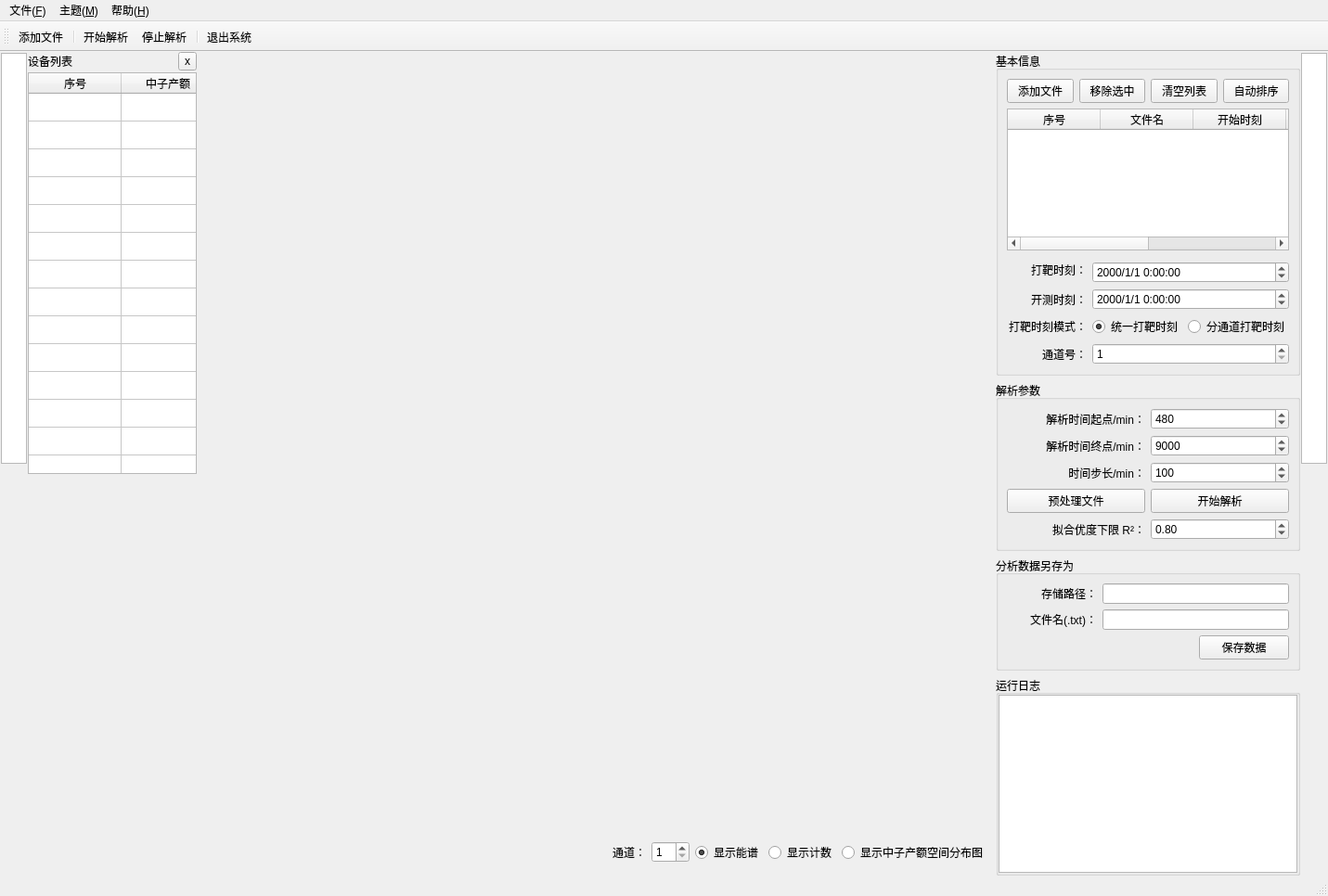
<?xml version="1.0" encoding="UTF-8"?>
<ui version="4.0">
 <class>NeutronYieldStatisticsWindow</class>
 <widget class="QMainWindow" name="NeutronYieldStatisticsWindow">
  <property name="geometry">
   <rect>
    <x>0</x>
    <y>0</y>
    <width>1431</width>
    <height>966</height>
   </rect>
  </property>
  <property name="windowTitle">
   <string>溴化镧配套软件离线数据分析-中子产额统计</string>
  </property>
  <widget class="QWidget" name="centralwidget">
   <layout class="QHBoxLayout" name="horizontalLayout_2">
    <property name="spacing">
     <number>0</number>
    </property>
    <property name="leftMargin">
     <number>0</number>
    </property>
    <property name="topMargin">
     <number>0</number>
    </property>
    <property name="rightMargin">
     <number>0</number>
    </property>
    <property name="bottomMargin">
     <number>0</number>
    </property>
    <item>
     <widget class="QWidget" name="leftSidewidget" native="true">
      <property name="sizePolicy">
       <sizepolicy hsizetype="Fixed" vsizetype="Expanding">
        <horstretch>0</horstretch>
        <verstretch>0</verstretch>
       </sizepolicy>
      </property>
      <property name="maximumSize">
       <size>
        <width>30</width>
        <height>16777215</height>
       </size>
      </property>
      <layout class="QVBoxLayout" name="verticalLayout">
       <property name="spacing">
        <number>1</number>
       </property>
       <property name="leftMargin">
        <number>1</number>
       </property>
       <property name="topMargin">
        <number>1</number>
       </property>
       <property name="rightMargin">
        <number>1</number>
       </property>
       <property name="bottomMargin">
        <number>1</number>
       </property>
       <item>
        <widget class="QGraphicsView" name="graphicsView">
         <property name="sizePolicy">
          <sizepolicy hsizetype="Expanding" vsizetype="Expanding">
           <horstretch>0</horstretch>
           <verstretch>0</verstretch>
          </sizepolicy>
         </property>
         <property name="alignment">
          <set>Qt::AlignLeading|Qt::AlignLeft|Qt::AlignTop</set>
         </property>
        </widget>
       </item>
       <item>
        <spacer name="verticalSpacer">
         <property name="orientation">
          <enum>Qt::Vertical</enum>
         </property>
         <property name="sizeHint" stdset="0">
          <size>
           <width>20</width>
           <height>40</height>
          </size>
         </property>
        </spacer>
       </item>
      </layout>
     </widget>
    </item>
    <item>
     <widget class="QStackedWidget" name="leftStackedWidget">
      <property name="sizePolicy">
       <sizepolicy hsizetype="Preferred" vsizetype="Preferred">
        <horstretch>0</horstretch>
        <verstretch>0</verstretch>
       </sizepolicy>
      </property>
      <property name="currentIndex">
       <number>0</number>
      </property>
      <widget class="QWidget" name="detectorStatusWidget">
       <property name="sizePolicy">
        <sizepolicy hsizetype="Preferred" vsizetype="Preferred">
         <horstretch>0</horstretch>
         <verstretch>0</verstretch>
        </sizepolicy>
       </property>
       <layout class="QVBoxLayout" name="verticalLayout_5">
        <property name="spacing">
         <number>2</number>
        </property>
        <property name="leftMargin">
         <number>0</number>
        </property>
        <property name="topMargin">
         <number>0</number>
        </property>
        <property name="rightMargin">
         <number>0</number>
        </property>
        <property name="bottomMargin">
         <number>0</number>
        </property>
        <item>
         <layout class="QHBoxLayout" name="horizontalLayout_6">
          <item>
           <widget class="QLabel" name="label_4">
            <property name="sizePolicy">
             <sizepolicy hsizetype="Minimum" vsizetype="Preferred">
              <horstretch>0</horstretch>
              <verstretch>0</verstretch>
             </sizepolicy>
            </property>
            <property name="text">
             <string>设备列表</string>
            </property>
           </widget>
          </item>
          <item>
           <widget class="QToolButton" name="toolButton_closeDetectorStatusWidget">
            <property name="sizePolicy">
             <sizepolicy hsizetype="Fixed" vsizetype="Fixed">
              <horstretch>0</horstretch>
              <verstretch>0</verstretch>
             </sizepolicy>
            </property>
            <property name="maximumSize">
             <size>
              <width>20</width>
              <height>20</height>
             </size>
            </property>
            <property name="text">
             <string notr="true">x</string>
            </property>
            <property name="iconSize">
             <size>
              <width>16</width>
              <height>16</height>
             </size>
            </property>
           </widget>
          </item>
         </layout>
        </item>
        <item>
         <widget class="QTableWidget" name="tableWidget">
          <property name="sizePolicy">
           <sizepolicy hsizetype="Preferred" vsizetype="Expanding">
            <horstretch>0</horstretch>
            <verstretch>0</verstretch>
           </sizepolicy>
          </property>
          <property name="verticalScrollBarPolicy">
           <enum>Qt::ScrollBarAlwaysOff</enum>
          </property>
          <property name="horizontalScrollBarPolicy">
           <enum>Qt::ScrollBarAlwaysOff</enum>
          </property>
          <property name="sizeAdjustPolicy">
           <enum>QAbstractScrollArea::AdjustIgnored</enum>
          </property>
          <property name="selectionMode">
           <enum>QAbstractItemView::ExtendedSelection</enum>
          </property>
          <property name="selectionBehavior">
           <enum>QAbstractItemView::SelectItems</enum>
          </property>
          <property name="showGrid">
           <bool>true</bool>
          </property>
          <property name="gridStyle">
           <enum>Qt::SolidLine</enum>
          </property>
          <attribute name="horizontalHeaderVisible">
           <bool>true</bool>
          </attribute>
          <attribute name="verticalHeaderVisible">
           <bool>false</bool>
          </attribute>
          <row>
           <property name="text">
            <string>谱仪#1</string>
           </property>
          </row>
          <row>
           <property name="text">
            <string>谱仪#2</string>
           </property>
          </row>
          <row>
           <property name="text">
            <string>谱仪#3</string>
           </property>
          </row>
          <row>
           <property name="text">
            <string>谱仪#4</string>
           </property>
          </row>
          <row>
           <property name="text">
            <string>谱仪#5</string>
           </property>
          </row>
          <row>
           <property name="text">
            <string>谱仪#6</string>
           </property>
          </row>
          <row>
           <property name="text">
            <string>谱仪#7</string>
           </property>
          </row>
          <row>
           <property name="text">
            <string>谱仪#8</string>
           </property>
          </row>
          <row>
           <property name="text">
            <string>谱仪#9</string>
           </property>
          </row>
          <row>
           <property name="text">
            <string>谱仪#10</string>
           </property>
          </row>
          <row>
           <property name="text">
            <string>谱仪#11</string>
           </property>
          </row>
          <row>
           <property name="text">
            <string>谱仪#12</string>
           </property>
          </row>
          <row>
           <property name="text">
            <string>谱仪#13</string>
           </property>
          </row>
          <row>
           <property name="text">
            <string>谱仪#14</string>
           </property>
          </row>
          <row>
           <property name="text">
            <string>谱仪#15</string>
           </property>
          </row>
          <row>
           <property name="text">
            <string>谱仪#16</string>
           </property>
          </row>
          <row>
           <property name="text">
            <string>谱仪#17</string>
           </property>
          </row>
          <row>
           <property name="text">
            <string>谱仪#18</string>
           </property>
          </row>
          <row>
           <property name="text">
            <string>谱仪#19</string>
           </property>
          </row>
          <row>
           <property name="text">
            <string>谱仪#20</string>
           </property>
          </row>
          <row>
           <property name="text">
            <string>谱仪#21</string>
           </property>
          </row>
          <row>
           <property name="text">
            <string>谱仪#22</string>
           </property>
          </row>
          <row>
           <property name="text">
            <string>谱仪#23</string>
           </property>
          </row>
          <row>
           <property name="text">
            <string>谱仪#24</string>
           </property>
          </row>
          <row>
           <property name="text">
            <string>新建行</string>
           </property>
          </row>
          <row>
           <property name="text">
            <string>谱仪#25</string>
           </property>
          </row>
          <row>
           <property name="text">
            <string>谱仪#26</string>
           </property>
          </row>
          <row>
           <property name="text">
            <string>谱仪#27</string>
           </property>
          </row>
          <row>
           <property name="text">
            <string>谱仪#28</string>
           </property>
          </row>
          <row>
           <property name="text">
            <string>谱仪#29</string>
           </property>
          </row>
          <row>
           <property name="text">
            <string>谱仪#30</string>
           </property>
          </row>
          <row>
           <property name="text">
            <string>谱仪#32</string>
           </property>
          </row>
          <column>
           <property name="text">
            <string>序号</string>
           </property>
          </column>
          <column>
           <property name="text">
            <string>中子产额</string>
           </property>
          </column>
          <column>
           <property name="text">
            <string>不确定度(%)</string>
           </property>
          </column>
          <column>
           <property name="text">
            <string>经度</string>
           </property>
          </column>
          <column>
           <property name="text">
            <string>纬度</string>
           </property>
          </column>
          <column>
           <property name="text">
            <string>初始计数(909keV)</string>
           </property>
          </column>
          <column>
           <property name="text">
            <string>能谱个数</string>
           </property>
          </column>
          <item row="0" column="1">
           <property name="text">
            <string/>
           </property>
           <property name="textAlignment">
            <set>AlignCenter</set>
           </property>
           <property name="flags">
            <set>ItemIsSelectable|ItemIsDragEnabled|ItemIsDropEnabled|ItemIsUserCheckable|ItemIsEnabled</set>
           </property>
          </item>
          <item row="1" column="1">
           <property name="text">
            <string/>
           </property>
           <property name="textAlignment">
            <set>AlignCenter</set>
           </property>
           <property name="flags">
            <set>ItemIsSelectable|ItemIsDragEnabled|ItemIsDropEnabled|ItemIsUserCheckable|ItemIsEnabled</set>
           </property>
          </item>
         </widget>
        </item>
        <item>
         <spacer name="verticalSpacer_2">
          <property name="orientation">
           <enum>Qt::Vertical</enum>
          </property>
          <property name="sizeHint" stdset="0">
           <size>
            <width>20</width>
            <height>258</height>
           </size>
          </property>
         </spacer>
        </item>
       </layout>
      </widget>
     </widget>
    </item>
    <item>
     <widget class="QWidget" name="centralHboxWidget" native="true">
      <property name="minimumSize">
       <size>
        <width>300</width>
        <height>0</height>
       </size>
      </property>
      <layout class="QVBoxLayout" name="verticalLayout_7">
       <property name="spacing">
        <number>0</number>
       </property>
       <property name="leftMargin">
        <number>0</number>
       </property>
       <property name="topMargin">
        <number>0</number>
       </property>
       <property name="rightMargin">
        <number>0</number>
       </property>
       <property name="bottomMargin">
        <number>0</number>
       </property>
       <item>
        <widget class="QStackedWidget" name="stackedWidget">
         <property name="currentIndex">
          <number>0</number>
         </property>
         <widget class="QWidget" name="page_spectrum">
          <layout class="QVBoxLayout" name="verticalLayout_3">
           <property name="spacing">
            <number>0</number>
           </property>
           <property name="leftMargin">
            <number>0</number>
           </property>
           <property name="topMargin">
            <number>0</number>
           </property>
           <property name="rightMargin">
            <number>0</number>
           </property>
           <property name="bottomMargin">
            <number>0</number>
           </property>
           <item>
            <widget class="QWidget" name="widget_flowLayoutContainer" native="true">
             <property name="sizePolicy">
              <sizepolicy hsizetype="Preferred" vsizetype="Fixed">
               <horstretch>0</horstretch>
               <verstretch>0</verstretch>
              </sizepolicy>
             </property>
            </widget>
           </item>
           <item>
            <widget class="QCustomPlot" name="spectorMeter_Spectrum" native="true"/>
           </item>
          </layout>
         </widget>
         <widget class="QWidget" name="page_count">
          <layout class="QGridLayout" name="gridLayout">
           <property name="leftMargin">
            <number>0</number>
           </property>
           <property name="topMargin">
            <number>0</number>
           </property>
           <property name="rightMargin">
            <number>0</number>
           </property>
           <property name="bottomMargin">
            <number>0</number>
           </property>
           <property name="spacing">
            <number>0</number>
           </property>
           <item row="0" column="0">
            <widget class="QCustomPlot" name="spectorMeter_Count" native="true"/>
           </item>
          </layout>
         </widget>
         <widget class="QWidget" name="page_yield">
          <layout class="QGridLayout" name="gridLayout_3">
           <property name="leftMargin">
            <number>0</number>
           </property>
           <property name="topMargin">
            <number>0</number>
           </property>
           <property name="rightMargin">
            <number>0</number>
           </property>
           <property name="bottomMargin">
            <number>0</number>
           </property>
           <property name="horizontalSpacing">
            <number>0</number>
           </property>
           <item row="0" column="0">
            <widget class="QWidget" name="yieldSpatialDistribution" native="true"/>
           </item>
          </layout>
         </widget>
        </widget>
       </item>
       <item>
        <widget class="QWidget" name="widget_pictureSetting" native="true">
         <property name="minimumSize">
          <size>
           <width>0</width>
           <height>50</height>
          </size>
         </property>
         <layout class="QHBoxLayout" name="horizontalLayout_3">
          <property name="leftMargin">
           <number>9</number>
          </property>
          <property name="topMargin">
           <number>0</number>
          </property>
          <property name="rightMargin">
           <number>9</number>
          </property>
          <property name="bottomMargin">
           <number>0</number>
          </property>
          <item>
           <spacer name="horizontalSpacer_3">
            <property name="orientation">
             <enum>Qt::Horizontal</enum>
            </property>
            <property name="sizeHint" stdset="0">
             <size>
              <width>514</width>
              <height>20</height>
             </size>
            </property>
           </spacer>
          </item>
          <item>
           <widget class="QLabel" name="label_pictureDet">
            <property name="text">
             <string>通道：</string>
            </property>
            <property name="alignment">
             <set>Qt::AlignRight|Qt::AlignTrailing|Qt::AlignVCenter</set>
            </property>
           </widget>
          </item>
          <item>
           <widget class="QSpinBox" name="spinBox_pictureDet">
            <property name="minimum">
             <number>1</number>
            </property>
            <property name="maximum">
             <number>32</number>
            </property>
            <property name="value">
             <number>1</number>
            </property>
           </widget>
          </item>
          <item>
           <widget class="QRadioButton" name="radioButton_spectrum">
            <property name="text">
             <string>显示能谱</string>
            </property>
            <property name="checked">
             <bool>true</bool>
            </property>
           </widget>
          </item>
          <item>
           <widget class="QRadioButton" name="radioButton_count">
            <property name="text">
             <string>显示计数</string>
            </property>
           </widget>
          </item>
          <item>
           <widget class="QRadioButton" name="radioButton_neutronYield">
            <property name="text">
             <string>显示中子产额空间分布图</string>
            </property>
           </widget>
          </item>
         </layout>
        </widget>
       </item>
      </layout>
     </widget>
    </item>
    <item>
     <widget class="QWidget" name="rightVboxWidget" native="true">
      <property name="minimumSize">
       <size>
        <width>300</width>
        <height>0</height>
       </size>
      </property>
      <layout class="QHBoxLayout" name="horizontalLayout_16">
       <property name="spacing">
        <number>0</number>
       </property>
       <property name="leftMargin">
        <number>0</number>
       </property>
       <property name="topMargin">
        <number>0</number>
       </property>
       <property name="rightMargin">
        <number>0</number>
       </property>
       <property name="bottomMargin">
        <number>0</number>
       </property>
       <item>
        <widget class="QWidget" name="labParametersWidget" native="true">
         <property name="sizePolicy">
          <sizepolicy hsizetype="Preferred" vsizetype="Preferred">
           <horstretch>0</horstretch>
           <verstretch>0</verstretch>
          </sizepolicy>
         </property>
         <layout class="QVBoxLayout" name="verticalLayout_4">
          <property name="leftMargin">
           <number>0</number>
          </property>
          <property name="topMargin">
           <number>0</number>
          </property>
          <property name="rightMargin">
           <number>0</number>
          </property>
          <property name="bottomMargin">
           <number>0</number>
          </property>
          <item>
           <widget class="QGroupBox" name="groupBox_2">
            <property name="sizePolicy">
             <sizepolicy hsizetype="Preferred" vsizetype="Preferred">
              <horstretch>0</horstretch>
              <verstretch>1</verstretch>
             </sizepolicy>
            </property>
            <property name="title">
             <string>基本信息</string>
            </property>
            <layout class="QVBoxLayout" name="verticalLayout_6">
             <item>
              <widget class="QWidget" name="widget_fileListToolbar" native="true">
               <layout class="QHBoxLayout" name="horizontalLayout_fileListToolbar">
                <property name="leftMargin">
                 <number>0</number>
                </property>
                <property name="topMargin">
                 <number>0</number>
                </property>
                <property name="rightMargin">
                 <number>0</number>
                </property>
                <property name="bottomMargin">
                 <number>0</number>
                </property>
                <item>
                 <widget class="QPushButton" name="bt_addFiles">
                  <property name="text">
                   <string>添加文件</string>
                  </property>
                 </widget>
                </item>
                <item>
                 <widget class="QPushButton" name="bt_removeFile">
                  <property name="text">
                   <string>移除选中</string>
                  </property>
                 </widget>
                </item>
                <item>
                 <widget class="QPushButton" name="bt_clearFiles">
                  <property name="text">
                   <string>清空列表</string>
                  </property>
                 </widget>
                </item>
                <item>
                 <widget class="QPushButton" name="btn_sort">
                  <property name="text">
                   <string>自动排序</string>
                  </property>
                 </widget>
                </item>
                <item>
                 <spacer name="horizontalSpacer_fileList">
                  <property name="orientation">
                   <enum>Qt::Horizontal</enum>
                  </property>
                  <property name="sizeHint" stdset="0">
                   <size>
                    <width>40</width>
                    <height>20</height>
                   </size>
                  </property>
                 </spacer>
                </item>
               </layout>
              </widget>
             </item>
             <item>
              <widget class="QTableWidget" name="tableWidget_fileList">
               <property name="sizePolicy">
                <sizepolicy hsizetype="Preferred" vsizetype="Expanding">
                 <horstretch>0</horstretch>
                 <verstretch>1</verstretch>
                </sizepolicy>
               </property>
               <property name="minimumSize">
                <size>
                 <width>0</width>
                 <height>80</height>
                </size>
               </property>
               <property name="editTriggers">
                <set>QAbstractItemView::NoEditTriggers</set>
               </property>
               <property name="selectionMode">
                <enum>QAbstractItemView::SingleSelection</enum>
               </property>
               <property name="selectionBehavior">
                <enum>QAbstractItemView::SelectRows</enum>
               </property>
               <property name="showGrid">
                <bool>true</bool>
               </property>
               <property name="columnCount">
                <number>6</number>
               </property>
               <attribute name="horizontalHeaderStretchLastSection">
                <bool>true</bool>
               </attribute>
               <column>
                <property name="text">
                 <string>序号</string>
                </property>
               </column>
               <column>
                <property name="text">
                 <string>文件名</string>
                </property>
               </column>
               <column>
                <property name="text">
                 <string>开始时刻</string>
                </property>
               </column>
               <column>
                <property name="text">
                 <string>时长(s)</string>
                </property>
               </column>
               <column>
                <property name="text">
                 <string>能谱数</string>
                </property>
               </column>
               <column>
                <property name="text">
                 <string>与上段间隔</string>
                </property>
               </column>
              </widget>
             </item>
             <item>
              <widget class="QWidget" name="widget_4" native="true">
               <property name="minimumSize">
                <size>
                 <width>0</width>
                 <height>30</height>
                </size>
               </property>
               <layout class="QGridLayout" name="gridLayout_2">
                <property name="leftMargin">
                 <number>0</number>
                </property>
                <property name="topMargin">
                 <number>0</number>
                </property>
                <property name="rightMargin">
                 <number>0</number>
                </property>
                <property name="bottomMargin">
                 <number>0</number>
                </property>
                <item row="0" column="0" rowspan="2">
                 <widget class="QLabel" name="label_7">
                  <property name="text">
                   <string>打靶时刻：</string>
                  </property>
                  <property name="alignment">
                   <set>Qt::AlignRight|Qt::AlignTrailing|Qt::AlignVCenter</set>
                  </property>
                 </widget>
                </item>
                <item row="4" column="1">
                 <widget class="QSpinBox" name="spinBox_channelId">
                  <property name="minimum">
                   <number>1</number>
                  </property>
                  <property name="maximum">
                   <number>32</number>
                  </property>
                  <property name="value">
                   <number>1</number>
                  </property>
                 </widget>
                </item>
                <item row="2" column="0">
                 <widget class="QLabel" name="label_2">
                  <property name="text">
                   <string>开测时刻：</string>
                  </property>
                  <property name="alignment">
                   <set>Qt::AlignRight|Qt::AlignTrailing|Qt::AlignVCenter</set>
                  </property>
                 </widget>
                </item>
                <item row="4" column="0">
                 <widget class="QLabel" name="label_channelId">
                  <property name="text">
                   <string>通道号：</string>
                  </property>
                  <property name="alignment">
                   <set>Qt::AlignRight|Qt::AlignTrailing|Qt::AlignVCenter</set>
                  </property>
                 </widget>
                </item>
                <item row="1" column="1">
                 <widget class="QDateTimeEdit" name="fusionDateTime">
                  <property name="displayFormat">
                   <string>yyyy/M/d H:mm:ss</string>
                  </property>
                 </widget>
                </item>
                <item row="2" column="1">
                 <widget class="QDateTimeEdit" name="messureDateTime">
                  <property name="enabled">
                   <bool>true</bool>
                  </property>
                  <property name="displayFormat">
                   <string>yyyy/M/d H:mm:ss</string>
                  </property>
                 </widget>
                </item>
                <item row="3" column="0">
                 <widget class="QLabel" name="label_shotTimeMode">
                  <property name="text">
                   <string>打靶时刻模式：</string>
                  </property>
                  <property name="alignment">
                   <set>Qt::AlignRight|Qt::AlignTrailing|Qt::AlignVCenter</set>
                  </property>
                 </widget>
                </item>
                <item row="3" column="1">
                 <widget class="QWidget" name="widget_shotTimeMode" native="true">
                  <layout class="QHBoxLayout" name="horizontalLayout_shotTimeMode">
                   <property name="leftMargin">
                    <number>0</number>
                   </property>
                   <property name="topMargin">
                    <number>0</number>
                   </property>
                   <property name="rightMargin">
                    <number>0</number>
                   </property>
                   <property name="bottomMargin">
                    <number>0</number>
                   </property>
                   <item>
                    <widget class="QRadioButton" name="radioButton_unifiedShotTime">
                     <property name="text">
                      <string>统一打靶时刻</string>
                     </property>
                     <property name="checked">
                      <bool>true</bool>
                     </property>
                    </widget>
                   </item>
                   <item>
                    <widget class="QRadioButton" name="radioButton_perChannelShotTime">
                     <property name="text">
                      <string>分通道打靶时刻</string>
                     </property>
                    </widget>
                   </item>
                  </layout>
                 </widget>
                </item>
               </layout>
              </widget>
             </item>
            </layout>
           </widget>
          </item>
          <item>
           <widget class="QGroupBox" name="groupBox_4">
            <property name="title">
             <string>解析参数</string>
            </property>
            <layout class="QGridLayout" name="gridLayout_4">
             <item row="0" column="1">
              <widget class="QSpinBox" name="spinBox_timeStart">
               <property name="minimum">
                <number>0</number>
               </property>
               <property name="maximum">
                <number>99999999</number>
               </property>
               <property name="value">
                <number>480</number>
               </property>
              </widget>
             </item>
             <item row="3" column="0">
              <widget class="QLabel" name="label">
               <property name="text">
                <string>时间步长/min：</string>
               </property>
               <property name="alignment">
                <set>Qt::AlignRight|Qt::AlignTrailing|Qt::AlignVCenter</set>
               </property>
              </widget>
             </item>
             <item row="4" column="0">
              <widget class="QPushButton" name="pushButton_2">
               <property name="text">
                <string>预处理文件</string>
               </property>
              </widget>
             </item>
             <item row="3" column="1">
              <widget class="QSpinBox" name="spinBox_step">
               <property name="minimum">
                <number>1</number>
               </property>
               <property name="maximum">
                <number>99999999</number>
               </property>
               <property name="value">
                <number>100</number>
               </property>
              </widget>
             </item>
             <item row="1" column="0" rowspan="2">
              <widget class="QLabel" name="label_8">
               <property name="text">
                <string>解析时间终点/min：</string>
               </property>
               <property name="alignment">
                <set>Qt::AlignRight|Qt::AlignTrailing|Qt::AlignVCenter</set>
               </property>
              </widget>
             </item>
             <item row="0" column="0">
              <widget class="QLabel" name="label_6">
               <property name="text">
                <string>解析时间起点/min：</string>
               </property>
               <property name="alignment">
                <set>Qt::AlignRight|Qt::AlignTrailing|Qt::AlignVCenter</set>
               </property>
              </widget>
             </item>
             <item row="4" column="1">
              <widget class="QPushButton" name="pushButton_start">
               <property name="enabled">
                <bool>true</bool>
               </property>
               <property name="minimumSize">
                <size>
                 <width>100</width>
                 <height>23</height>
                </size>
               </property>
               <property name="text">
                <string>开始解析</string>
               </property>
               <property name="icon">
                <iconset>
                 <normaloff>:/resource/analyze.png</normaloff>:/resource/analyze.png</iconset>
               </property>
               <property name="checkable">
                <bool>false</bool>
               </property>
              </widget>
             </item>
             <item row="1" column="1" rowspan="2">
              <widget class="QSpinBox" name="spinBox_timeEnd">
               <property name="minimum">
                <number>1</number>
               </property>
               <property name="maximum">
                <number>99999999</number>
               </property>
               <property name="value">
                <number>9000</number>
               </property>
              </widget>
             </item>
             <item row="5" column="0">
              <widget class="QLabel" name="label_fitR2Min">
               <property name="text">
                <string>拟合优度下限 R²：</string>
               </property>
               <property name="alignment">
                <set>Qt::AlignRight|Qt::AlignTrailing|Qt::AlignVCenter</set>
               </property>
              </widget>
             </item>
             <item row="5" column="1">
              <widget class="QDoubleSpinBox" name="doubleSpinBox_fitR2Min">
               <property name="decimals">
                <number>2</number>
               </property>
               <property name="minimum">
                <double>0.010000000000000</double>
               </property>
               <property name="maximum">
                <double>1.000000000000000</double>
               </property>
               <property name="singleStep">
                <double>0.050000000000000</double>
               </property>
               <property name="value">
                <double>0.800000000000000</double>
               </property>
              </widget>
             </item>
            </layout>
           </widget>
          </item>
          <item>
           <widget class="QGroupBox" name="groupBox">
            <property name="title">
             <string>分析数据另存为</string>
            </property>
            <layout class="QGridLayout" name="gridLayout_5">
             <item row="1" column="0">
              <widget class="QLabel" name="label_55">
               <property name="minimumSize">
                <size>
                 <width>60</width>
                 <height>0</height>
                </size>
               </property>
               <property name="text">
                <string>文件名(.txt)：</string>
               </property>
               <property name="alignment">
                <set>Qt::AlignRight|Qt::AlignTrailing|Qt::AlignVCenter</set>
               </property>
              </widget>
             </item>
             <item row="0" column="0">
              <widget class="QLabel" name="label_24">
               <property name="text">
                <string>存储路径：</string>
               </property>
               <property name="alignment">
                <set>Qt::AlignRight|Qt::AlignTrailing|Qt::AlignVCenter</set>
               </property>
              </widget>
             </item>
             <item row="2" column="2">
              <widget class="QPushButton" name="bt_saveResult">
               <property name="text">
                <string>保存数据</string>
               </property>
              </widget>
             </item>
             <item row="1" column="1" colspan="2">
              <widget class="QLineEdit" name="lineEdit_fileName"/>
             </item>
             <item row="0" column="1" colspan="2">
              <widget class="QLineEdit" name="lineEdit_savepath"/>
             </item>
             <item row="2" column="0" colspan="2">
              <spacer name="horizontalSpacer">
               <property name="orientation">
                <enum>Qt::Horizontal</enum>
               </property>
               <property name="sizeHint" stdset="0">
                <size>
                 <width>40</width>
                 <height>20</height>
                </size>
               </property>
              </spacer>
             </item>
            </layout>
           </widget>
          </item>
          <item>
           <widget class="QGroupBox" name="logGroupBox">
            <property name="title">
             <string>运行日志</string>
            </property>
            <layout class="QVBoxLayout" name="verticalLayout_2">
             <property name="spacing">
              <number>0</number>
             </property>
             <property name="leftMargin">
              <number>0</number>
             </property>
             <property name="topMargin">
              <number>0</number>
             </property>
             <property name="rightMargin">
              <number>0</number>
             </property>
             <property name="bottomMargin">
              <number>0</number>
             </property>
             <item>
              <widget class="QPlainTextEdit" name="plainTextEdit_log"/>
             </item>
             <item>
              <widget class="QWidget" name="widget_2" native="true">
               <layout class="QVBoxLayout" name="verticalLayout_14">
                <property name="leftMargin">
                 <number>0</number>
                </property>
                <property name="topMargin">
                 <number>0</number>
                </property>
                <property name="rightMargin">
                 <number>0</number>
                </property>
                <property name="bottomMargin">
                 <number>0</number>
                </property>
               </layout>
              </widget>
             </item>
            </layout>
           </widget>
          </item>
         </layout>
        </widget>
       </item>
      </layout>
     </widget>
    </item>
    <item>
     <widget class="QWidget" name="rightSidewidget" native="true">
      <property name="sizePolicy">
       <sizepolicy hsizetype="Preferred" vsizetype="Preferred">
        <horstretch>0</horstretch>
        <verstretch>0</verstretch>
       </sizepolicy>
      </property>
      <property name="maximumSize">
       <size>
        <width>30</width>
        <height>16777215</height>
       </size>
      </property>
      <layout class="QVBoxLayout" name="verticalLayout_10">
       <property name="spacing">
        <number>1</number>
       </property>
       <property name="leftMargin">
        <number>1</number>
       </property>
       <property name="topMargin">
        <number>1</number>
       </property>
       <property name="rightMargin">
        <number>1</number>
       </property>
       <property name="bottomMargin">
        <number>1</number>
       </property>
       <item>
        <widget class="QGraphicsView" name="rightGraphicsView">
         <property name="sizePolicy">
          <sizepolicy hsizetype="Expanding" vsizetype="Expanding">
           <horstretch>0</horstretch>
           <verstretch>0</verstretch>
          </sizepolicy>
         </property>
         <property name="alignment">
          <set>Qt::AlignLeading|Qt::AlignLeft|Qt::AlignTop</set>
         </property>
        </widget>
       </item>
       <item>
        <spacer name="verticalSpacer_4">
         <property name="orientation">
          <enum>Qt::Vertical</enum>
         </property>
         <property name="sizeHint" stdset="0">
          <size>
           <width>20</width>
           <height>40</height>
          </size>
         </property>
        </spacer>
       </item>
      </layout>
     </widget>
    </item>
   </layout>
  </widget>
  <widget class="QMenuBar" name="menubar">
   <property name="geometry">
    <rect>
     <x>0</x>
     <y>0</y>
     <width>1431</width>
     <height>21</height>
    </rect>
   </property>
   <widget class="QMenu" name="menu_File">
    <property name="title">
     <string>文件(&amp;F)</string>
    </property>
    <addaction name="action_open"/>
    <addaction name="separator"/>
    <addaction name="action_exit"/>
   </widget>
   <widget class="QMenu" name="menu_help">
    <property name="title">
     <string>帮助(&amp;H)</string>
    </property>
    <addaction name="action_about"/>
    <addaction name="action_aboutQt"/>
   </widget>
   <widget class="QMenu" name="menu_theme">
    <property name="title">
     <string>主题(&amp;M)</string>
    </property>
    <addaction name="action_lightTheme"/>
    <addaction name="action_darkTheme"/>
    <addaction name="separator"/>
    <addaction name="action_colorTheme"/>
   </widget>
   <addaction name="menu_File"/>
   <addaction name="menu_theme"/>
   <addaction name="menu_help"/>
  </widget>
  <widget class="QStatusBar" name="statusbar"/>
  <widget class="QToolBar" name="toolBar">
   <property name="windowTitle">
    <string>toolBar</string>
   </property>
   <property name="iconSize">
    <size>
     <width>36</width>
     <height>36</height>
    </size>
   </property>
   <property name="toolButtonStyle">
    <enum>Qt::ToolButtonTextUnderIcon</enum>
   </property>
   <attribute name="toolBarArea">
    <enum>TopToolBarArea</enum>
   </attribute>
   <attribute name="toolBarBreak">
    <bool>false</bool>
   </attribute>
   <addaction name="action_open"/>
   <addaction name="separator"/>
   <addaction name="action_startCalculate"/>
   <addaction name="action_stopCalculate"/>
   <addaction name="separator"/>
   <addaction name="action_exit"/>
  </widget>
  <action name="action_open">
   <property name="icon">
    <iconset resource="../3rdParty/resource/resource.qrc">
     <normaloff>:/open.png</normaloff>:/open.png</iconset>
   </property>
   <property name="text">
    <string>添加文件(&amp;O)...</string>
   </property>
   <property name="iconText">
    <string>添加文件</string>
   </property>
   <property name="toolTip">
    <string>添加测量数据文件（可多选）</string>
   </property>
   <property name="shortcut">
    <string>Ctrl+O</string>
   </property>
   <property name="menuRole">
    <enum>QAction::NoRole</enum>
   </property>
  </action>
  <action name="action_exit">
   <property name="icon">
    <iconset resource="../3rdParty/resource/resource.qrc">
     <normaloff>:/exit.png</normaloff>:/exit.png</iconset>
   </property>
   <property name="text">
    <string>退出系统(&amp;X)</string>
   </property>
   <property name="iconText">
    <string>退出系统</string>
   </property>
   <property name="toolTip">
    <string>退出系统</string>
   </property>
   <property name="shortcut">
    <string>Ctrl+Q</string>
   </property>
   <property name="menuRole">
    <enum>QAction::NoRole</enum>
   </property>
  </action>
  <action name="action_about">
   <property name="icon">
    <iconset resource="../3rdParty/resource/resource.qrc">
     <normaloff>:/logo.png</normaloff>:/logo.png</iconset>
   </property>
   <property name="text">
    <string>关于</string>
   </property>
   <property name="iconText">
    <string>关于</string>
   </property>
   <property name="toolTip">
    <string>关于 ZrActivationPro</string>
   </property>
   <property name="menuRole">
    <enum>QAction::NoRole</enum>
   </property>
  </action>
  <action name="action_startCalculate">
   <property name="icon">
    <iconset resource="../3rdParty/resource/resource.qrc">
     <normaloff>:/work-on.png</normaloff>:/work-on.png</iconset>
   </property>
   <property name="text">
    <string>开始解析</string>
   </property>
   <property name="toolTip">
    <string>开始解析</string>
   </property>
   <property name="menuRole">
    <enum>QAction::NoRole</enum>
   </property>
  </action>
  <action name="action_stopCalculate">
   <property name="icon">
    <iconset resource="../3rdParty/resource/resource.qrc">
     <normaloff>:/work-off.png</normaloff>:/work-off.png</iconset>
   </property>
   <property name="text">
    <string>停止解析</string>
   </property>
   <property name="toolTip">
    <string>停止解析</string>
   </property>
   <property name="menuRole">
    <enum>QAction::NoRole</enum>
   </property>
  </action>
  <action name="action_lightTheme">
   <property name="checkable">
    <bool>true</bool>
   </property>
   <property name="text">
    <string>明亮(&amp;L)</string>
   </property>
   <property name="toolTip">
    <string>切换到明亮主题</string>
   </property>
   <property name="shortcut">
    <string>Ctrl+Alt+L</string>
   </property>
  </action>
  <action name="action_darkTheme">
   <property name="checkable">
    <bool>true</bool>
   </property>
   <property name="text">
    <string>暗黑(&amp;D)</string>
   </property>
   <property name="toolTip">
    <string>切换到暗黑主题</string>
   </property>
   <property name="shortcut">
    <string>Ctrl+Alt+D</string>
   </property>
  </action>
  <action name="action_colorTheme">
   <property name="checkable">
    <bool>false</bool>
   </property>
   <property name="text">
    <string>主题颜色(&amp;C)</string>
   </property>
   <property name="toolTip">
    <string>设置主题颜色，取消设置默认值</string>
   </property>
   <property name="shortcut">
    <string>Ctrl+Alt+C</string>
   </property>
  </action>
  <action name="action_aboutQt">
   <property name="icon">
    <iconset resource="../3rdParty/resource/resource.qrc">
     <normaloff>:/aboutqt.png</normaloff>:/aboutqt.png</iconset>
   </property>
   <property name="text">
    <string>关于Qt</string>
   </property>
  </action>
 </widget>
 <customwidgets>
  <customwidget>
   <class>QCustomPlot</class>
   <extends>QWidget</extends>
   <header>qcustomplot.h</header>
   <container>1</container>
  </customwidget>
 </customwidgets>
 <resources>
  <include location="../3rdParty/resource/resource.qrc"/>
  <include location="../3rdParty/resource/resource.qrc"/>
 </resources>
 <connections>
  <connection>
   <sender>pushButton_start</sender>
   <signal>clicked()</signal>
   <receiver>action_startCalculate</receiver>
   <slot>trigger()</slot>
   <hints>
    <hint type="sourcelabel">
     <x>1341</x>
     <y>373</y>
    </hint>
    <hint type="destinationlabel">
     <x>-1</x>
     <y>-1</y>
    </hint>
   </hints>
  </connection>
 </connections>
</ui>
